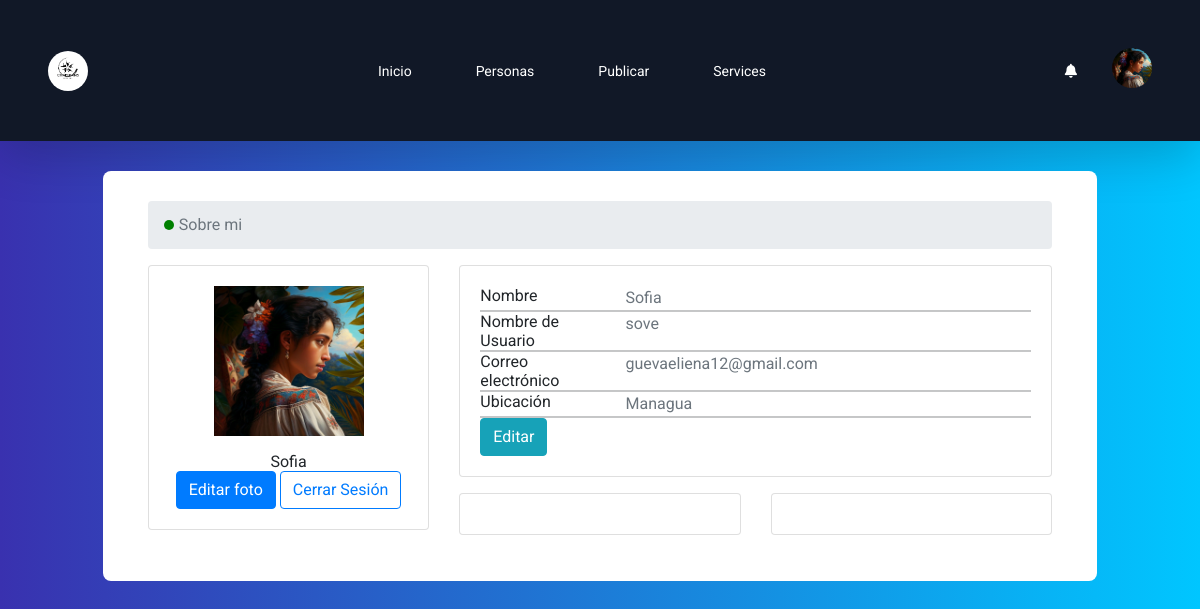
Screenshot of /profile/ (signed in) with the database file from the repository.
### app/models.py (models this page shows, shortened)
class CustomUser(AbstractUser):
    gender_choices = [
        ('male', 'Male'),
        ('female', 'Female'),
        ('other', 'Prefer not to say'),
    ]
    profile_picture = models.ImageField(upload_to='profile_pics/', blank=True, null=True)
    location = models.CharField(max_length=100, blank=True, null=False)
    biography = models.TextField(blank=True, null=True)
    registration_date = models.DateTimeField(auto_now_add=True)
    gender = models.CharField(max_length=10, choices=gender_choices)
    last_activity = models.DateTimeField(auto_now=True)

### app/views.py (the view)
# urls.py: path('profile/', views.profile, name='profile'),
@login_required(login_url='login')
def profile(request):
    return render(request, 'profile.html')

### app/templates/profile.html (shortened to what this page needs)
{% extends "layout.html" %}
{% load static %}
{% block main %}
<div class="container emp-profile">
    <div class="container">
        <div class="main-body">
            <nav aria-label="breadcrumb" class="main-breadcrumb">
                <ol class="breadcrumb">
                    <li class="breadcrumb-item active" aria-current="page">Sobre mi</li>
                </ol>
            </nav>
            <div class="row gutters-sm">
                <div class="col-md-4 mb-3">
                    <div class="card">
                        <div class="card-body">
                            <div class="d-flex flex-column align-items-center text-center">
                                {% if user.profile_picture %}
                                <img src="{{ user.profile_picture.url }}" alt="Admin" class="" width="150">
                                {% endif %}
                                <div class="mt-3">
                                    <h4>{{user.first_name}} {{user.last_name}}</h4>
                                    <button class="btn btn-primary">Editar foto</button>
                                    <a href="{% url 'logout' %}">
                                        <button class="btn btn-outline-primary">Cerrar Sesión</button>
                                    </a>
                                </div>
                            </div>
                        </div>
                    </div>
                </div>
                <div class="col-md-8">
                    <div class="card mb-3">
                        <div class="card-body">
                            <div class="row">
                                <div class="col-sm-3">
                                    <h6 class="mb-0">Nombre</h6>
                                </div>
                                <div class="col-sm-9 text-secondary">
                                    {{user.first_name}} {{user.last_name}}
                                </div>
                            </div>
                            <hr>
                            <div class="row">
                                <div class="col-sm-3">
                                    <h6 class="mb-0">Nombre de Usuario</h6>
                                </div>
                                <div class="col-sm-9 text-secondary">
                                    {{user.username}}
                                </div>
                            </div>
                            <hr>
                            <div class="row">
                                <div class="col-sm-3">
                                    <h6 class="mb-0">Correo electrónico</h6>
                                </div>
                                <div class="col-sm-9 text-secondary">
                                    {{user.email}}
                                </div>
                            </div>
                            <hr>
                            <div class="row">
                                <div class="col-sm-3">
                                    <h6 class="mb-0">Ubicación</h6>
                                </div>
                                <div class="col-sm-9 text-secondary">
                                    {{user.location}}
                                </div>
                            </div>
                            <hr>
                            <div class="row">
                                <div class="col-sm-12">
                                    <a class="btn btn-info " target="__blank"
                                        href="https://www.bootdey.com/snippets/view/profile-edit-data-and-skills">Editar</a>
                                </div>
                            </div>
                        </div>
                    </div>
                    <div class="row gutters-sm">
                        <div class="col-sm-6 mb-3">
                            <div class="card h-100">
                                <div class="card-body">
                                </div>
                            </div>
                        </div>
                        <div class="col-sm-6 mb-3">
                            <div class="card h-100">
                                <div class="card-body">
                                </div>
                            </div>
                        </div>
                    </div>
                </div>
            </div>
        </div>
    </div>
</div>
{% endblock %}

### app/templates/layout.html (shortened to what this page needs)
{% load static %}
<!DOCTYPE html>
<html lang="en">
<head>
    <link rel="stylesheet" href="https://cdn.jsdelivr.net/npm/bootstrap@5.0.0-alpha1/dist/css/bootstrap.min.css">
    <link href="//maxcdn.bootstrapcdn.com/bootstrap/4.1.1/css/bootstrap.min.css" rel="stylesheet" id="bootstrap-css">
    <link rel="stylesheet" href="https://cdnjs.cloudflare.com/ajax/libs/tailwindcss/2.2.19/tailwind.min.css" >
    <link rel="stylesheet" href="https://cdnjs.cloudflare.com/ajax/libs/font-awesome/6.4.2/css/all.min.css">
    <link href="https://maxcdn.bootstrapcdn.com/font-awesome/4.3.0/css/font-awesome.min.css" rel="stylesheet">
    <link rel="stylesheet" href="{% static 'css/online_user.css' %}">
    <link rel="stylesheet" href="{% static 'css/layout.css' %}">
    <link rel="stylesheet" href="{% static 'css/profile.css' %}">
    <link rel="stylesheet" href="{% static 'css/create_post.css' %}">
</head>
<body>
    <nav class="flex items-center bg-gray-900 text-white justify-between p-5 shadow-lg text-sm font-medium">
        <a href="#">
          <img src="{% static 'images/logo.jpg' %}" class="w-10 h-10 rounded-full"" />
        </a>
        <ul class="flex gap-3 items-center">
          <li>
            <a href="{% url 'home' %}">
              <button class="px-4 py-2 hover:bg-gray-800 transition-colors rounded-lg">
                Inicio
              </button>
            </a>
          </li>
          <li>
            <a href="{% url 'online_users' %}">
              <button class="px-4 py-2 hover:bg-gray-800 transition-colors rounded-lg">
                Personas
              </button>
            </a>
          </li>
          <li>
            <a href="{% url 'create_post' %}">
              <button class="px-4 py-2 hover:bg-gray-800 transition-colors rounded-lg">
                Publicar
              </button>
            </a>
          </li>
          <li>
            <a href="{% url 'post' %}">
              <button class="px-4 py-2 hover:bg-gray-800 transition-colors rounded-lg">
                Services
              </button>
            </a>
          </li>
        </ul>
        <ul class="flex items-center gap-3">
          <li>
            <button class="w-10 h-10 grid place-content-center hover:bg-gray-800 rounded-lg transition-colors">
              <i class="fa-solid fa-bell"></i>
            </button>
          </li>
          <li>
            <a href="{% url 'profile' %}">
            <button>
              <img src="{{ user.profile_picture.url }}" alt="avatar" class="w-10 h-10 rounded-full" />
            </button>
        </a>
          </li>
        </ul>
      </nav>
    <div class="container">
        {% block main %}{% endblock %}
    </div>
</body>
</html>

### static/css/online_user.css (style rules this page uses)
.active::before { content: ""; display: inline-block; width: 10px; height: 10px; margin-right: 5px; border-radius: 50%; background-color: green; }

### static/css/layout.css (style rules this page uses)
body { font-family: 'Roboto', sans-serif; }
* { margin: 0; padding: 0; }
i { margin-right: 10px; }

### static/css/profile.css (style rules this page uses)
body { background: -webkit-linear-gradient(left, #3931af, #00c6ff); }
.emp-profile { padding: 3%; margin-top: 3%; margin-bottom: 3%; border-radius: 0.5rem; background: #fff; }

### rows the page displays
CustomUser: profile_picture (picture), first_name "Sofia", username "sove", email "guevaeliena12@gmail.com", location "Managua"
